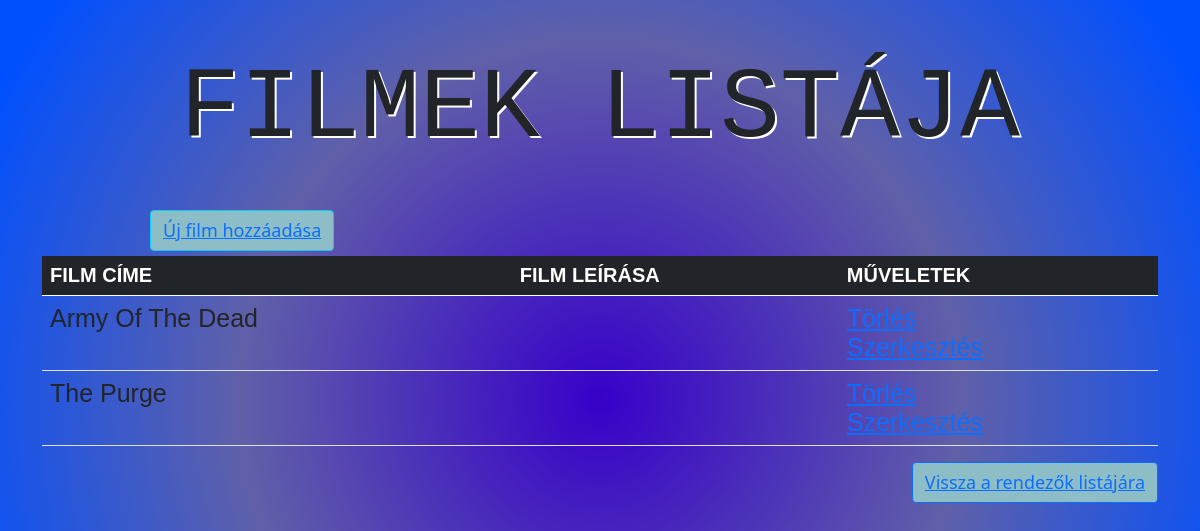
The page /index.php/movie/list on the database its author committed.
### tables this page shows
CREATE TABLE movies(

    id INT NOT NULL AUTO_INCREMENT,
    title VARCHAR(200) NOT NULL,
    description TEXT DEFAULT NULL,
    
    CONSTRAINT PK_movies PRIMARY KEY(id)
    
);

### application/controllers/Movie.php (called while the page is built, shortened)
<?php
 class Movie extends CI_Controller{
    public function __construct() {
        $this->load->model('movie_model', 'm_model');
    }
    public function list()
    {
        $view_params = [
            'title' =>  'Filmek listája',
            'records'   =>  $this->m_model->get_list()
        ];
        $this->load->view('movie/list', $view_params);
    }
}

### index.php (called while the page is built, shortened)
<?php
require_once BASEPATH.'core/CodeIgniter.php';

### application/models/Movie_model.php (called while the page is built, shortened)
<?php
class Movie_model  extends CI_Model{
    public function get_list()
    {
        $this->db->select('m.id, m.title, m.description');
        $this->db->from('movies m');
        $this->db->order_by('m.title', 'ASC');
        return $this->db->get()->result();
    }
    }

### application/views/movie/list.php (the view, shortened to what this page needs)
<html>
    <link href="https://cdn.jsdelivr.net/npm/bootstrap@5.0.1/dist/css/bootstrap.min.css" rel="stylesheet">
<head>
</head>
<body>
<h1 class="oldalcim"><?=$title?></h1>
<button type="button" class="btn btn-outline-info addbtn"><?php echo anchor(base_url('movie/insert'), 'Új film hozzáadása'); ?> </button>
<div class="container-lg">
<?php if($records == null || empty($records)): ?>
<p>Nincs rögzítve egyetlen elem sem!</p>
<?php else: ?>
<table class="table">
    <thead class="table-dark">
        <tr>
            <th>Film címe</th>
            <th>Film leírása</th>
            <th>Műveletek</th>
        </tr>
    </thead>
    <tbody>
        <?php foreach($records as $record): ?>
        <tr>
            <td><?=$record->title?></td>
            <td><?=$record->description?></td>
            <td>
                <?php echo anchor(base_url('movie/delete/'.$record->id), 'Törlés'); ?>
                <br />
                <?php echo anchor(base_url('movie/update/'.$record->id), 'Szerkesztés'); ?>
            </td>
        </tr>
    <?php endforeach; ?>
  </tbody>
</table>
<button type="button" class="btn btn-primary backbtn"><?php echo anchor(base_url('director/list'), 'Vissza a rendezők listájára'); ?></button>
<?php endif; ?>
</div>
</body>
</html>

### application/views/movie/list.php (style rules this page uses)
table { margin-left: auto; margin-right: auto; }
th { font-family: Arial, Helvetica, sans-serif; font-size: 20px; background: #666; color: white; text-transform: uppercase; }
td { font-family: Arial, Helvetica, sans-serif; font-size: 25px; }
body { background: rgb(55,0,201); background: radial-gradient(circle, rgba(55,0,201,1) 0%, rgba(9,9,121,0.6488970588235294) 50%, rgba(0,80,255,1) 94%); }
.oldalcim { font-size: 100px; display:flex; justify-content: center; }
.addbtn { float:left; margin-left: 150px; margin-bottom:5px; background-color: #8dbec7; color: white; font-size: 18px; }
h1 { font-family: OCR A Std, monospace; text-transform:uppercase; margin-bottom:40px; margin-top: 50px; text-shadow: 2px 2px white; }
.backbtn { float:right; margin-left: 150px; margin-bottom:5px; background-color: #8dbec7; color: white; font-size: 18px; }

### rows shown on the page
movies: title "Army Of The Dead", id "Szerkesztés"
movies: title "The Purge", id "Szerkesztés"

### other values the page prints
$title "FILMEK LISTÁJA"
anchor(base_url('movie/insert'), 'Új film hozzáadása') "Új film hozzáadása"
anchor(base_url('director/list'), 'Vissza a rendezők listájára') "Vissza a rendezők listájára"
